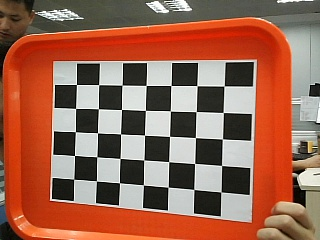
//> input picture left01.jpg, 320 x 240 px
$ ./SBM_Sample   (built with g++ and OpenCV 4)
//> lines starting //> are read from the running program, lines starting //| are printed output that depends on the picture; after the words box and inside, x2 and y2 are one past the last pixel; in counts of white or black regions, pixels touching at a corner belong together; pictures that were not available may be replaced by others from this repository, and a replacement may not be noted
/**
 * @file SBM_Sample
 * @brief Get a disparity map of two images
 * @author A. Huaman
 */

#include <iostream>
#include <vector>
#include "opencv2/calib3d.hpp"
#include "opencv2/imgcodecs.hpp"
#include "opencv2/highgui.hpp"
#include "opencv2/imgproc.hpp"


using namespace cv;
using namespace std;
const char *windowDisparity = "Disparity";


/**
 * @function main
 * @brief Main function
 */

int main()
{
	char *leftname[14] = {"left01.jpg","left02.jpg","left03.jpg","left04.jpg","left05.jpg","left06.jpg","left07.jpg","left08.jpg","left09.jpg","left10.jpg","left11.jpg","left12.jpg","left13.jpg","left14.jpg"};
	char *rightname[14] = {"right01.jpg","right02.jpg","right03.jpg","right04.jpg","right05.jpg","right06.jpg","right07.jpg","right08.jpg","right09.jpg","right10.jpg","right11.jpg","right12.jpg","right13.jpg","right14.jpg"};
	for(int i=0;i<14;i++){
		//-- 1. Read the images
		Mat imgLeft = imread( leftname[i], IMREAD_GRAYSCALE );
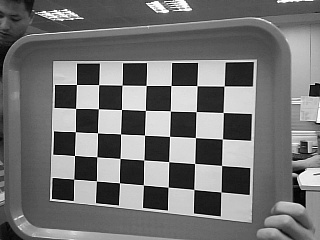
//> imgLeft: 240 rows x 320 cols, CV_8UC1; min 0, max 255, mean 114.3
		Mat imgRight = imread( rightname[i], IMREAD_GRAYSCALE );
		//-- And create the image in which we will save our disparities
		Mat imgDisparity16S = Mat( imgLeft.rows, imgLeft.cols, CV_16S );
		Mat imgDisparity8U = Mat( imgLeft.rows, imgLeft.cols, CV_8UC1 );

		if( imgLeft.empty() || imgRight.empty() )
		{ std::cout<< " --(!) Error reading images " << std::endl;
		getchar();return -1; }

		//-- 2. Call the constructor for StereoBM
		int ndisparities = 16*5;   /**< Range of disparity */
		int SADWindowSize = 21; /**< Size of the block window. Must be odd */

		Ptr<StereoBM> sbm = StereoBM::create( ndisparities, SADWindowSize );

		//-- 3. Calculate the disparity image
		sbm->compute( imgLeft, imgRight, imgDisparity16S );
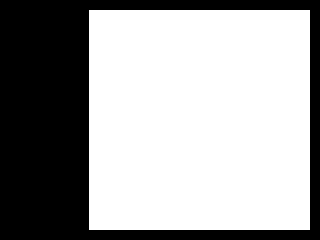
//> imgDisparity16S: 240 rows x 320 cols, CV_16SC1; values -16 (black) and 0 (white), 63.3% white; 1 black region, box (x1, y1, x2, y2) and area: (0, 0, 320, 240) 28180

		//-- Check its extreme values
		double minVal; double maxVal;

		minMaxLoc( imgDisparity16S, &minVal, &maxVal );
//> minVal = -16; maxVal = 0

		printf("Min disp: %f Max value: %f \n", minVal, maxVal);
//| Min disp: -16.000000 Max value: 0.000000

		//-- 4. Display it as a CV_8UC1 image
		imgDisparity16S.convertTo( imgDisparity8U, CV_8UC1, 255/(maxVal - minVal));


		//--5. reprojectImageTo3D
		Mat R = (Mat_<double>(4,4) << 1., 0., 0., -2.5239142608642578e+002, 0., 1., 0.,
       -2.2994655036926270e+002, 0., 0., 0., 3.2947142980851788e+002, 0.,
       0., -9.5262563587360261e-001, 0. );
		Mat mat3d;
		reprojectImageTo3D(imgDisparity16S,mat3d,R);
//> mat3d: 240 rows x 320 cols, CV_32FC3; 63.31% of the values are NaN or infinite; the others: min -16.56, max 21.62, mean 1.27
		vector<Mat> mv;
		split(mat3d,mv);
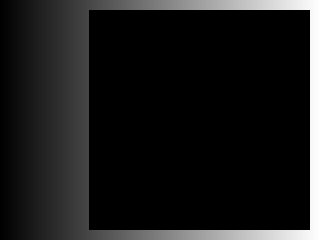
//> mv[0]: 240 rows x 320 cols, CV_32FC1; 63.31% of the values are NaN or infinite; the others: min -16.56, max 4.37, mean -10.57; drawn with min black, max white, NaN and infinite black
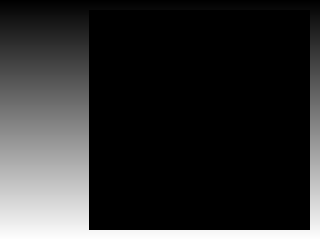
//> mv[1]: 240 rows x 320 cols, CV_32FC1; 63.31% of the values are NaN or infinite; the others: min -15.09, max 0.594, mean -7.25; drawn with min black, max white, NaN and infinite black
//> mv[2]: 240 rows x 320 cols, CV_32FC1; 63.31% of the values are NaN or infinite; the others: min 21.62, max 21.62, mean 21.62

		namedWindow( windowDisparity, WINDOW_NORMAL );
		imshow( windowDisparity, imgDisparity8U );
		imshow("left",imgLeft);
		imshow("3d2",mv[2]);
		//-- 5. Save the image
		imwrite("SBM_sample.png", imgDisparity16S);

		waitKey(0);
	}
//> pass 2 of the loop `for(int i=0;i<14;i++)`:
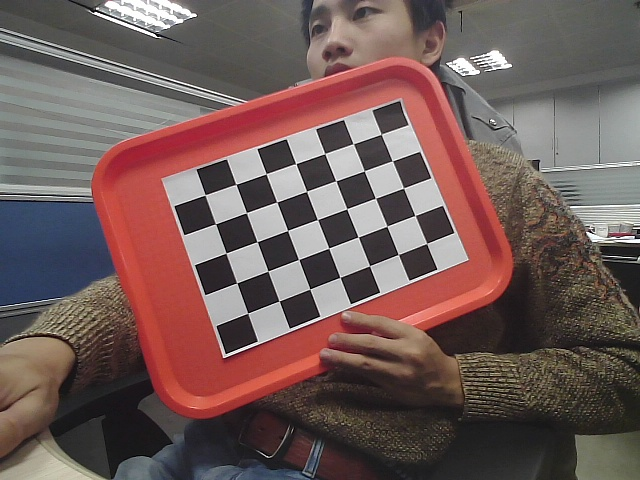
//> input picture left02.jpg, 640 x 480 px
//> imgLeft: 480 rows x 640 cols, CV_8UC1
//> `sbm->compute( imgLeft, imgRight, imgDisparity16S );`:
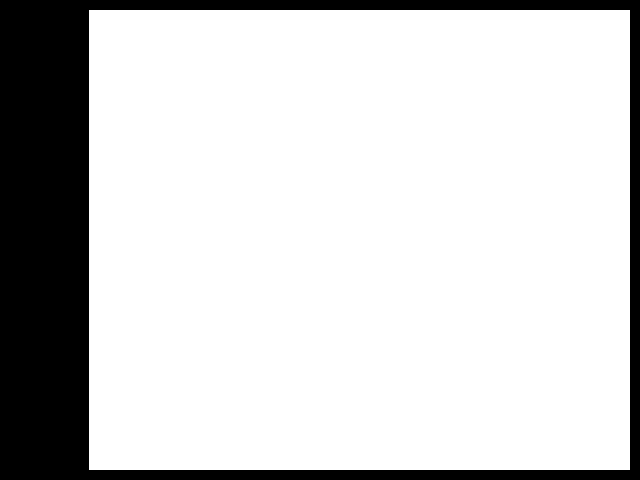
//> imgDisparity16S: 480 rows x 640 cols, CV_16SC1; values -16 (black) and 0 (white), 81% white; 1 black region, box (x1, y1, x2, y2) and area: (0, 0, 640, 480) 58340
//| Min disp: -16.000000 Max value: 0.000000
//> mat3d: 480 rows x 640 cols, CV_32FC3; 81.01% of the values are NaN or infinite; the others: min -16.56, max 25.36, mean 5.2
//> `split(mat3d,mv);`:
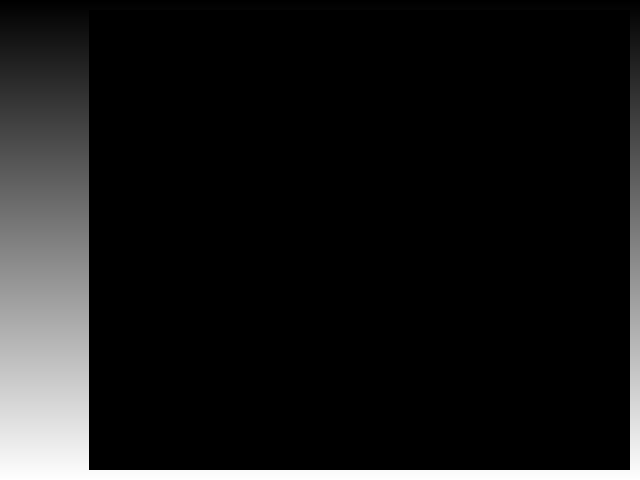
//> mv[1]: 480 rows x 640 cols, CV_32FC1; 81.01% of the values are NaN or infinite; the others: min -15.09, max 16.34, mean 0.627; drawn with min black, max white, NaN and infinite black
//> pass 3 of the loop `for(int i=0;i<14;i++)`:
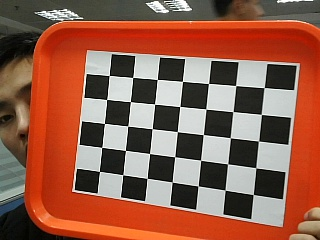
//> input picture left03.jpg, 320 x 240 px
//> `Mat imgLeft = imread( leftname[i], IMREAD_GRAYSCALE );`:
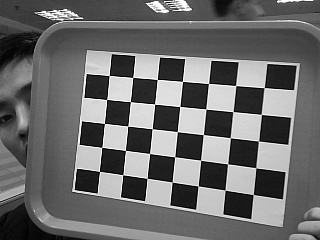
//> imgLeft: 240 rows x 320 cols, CV_8UC1; min 0, max 255, mean 106.4
//> (the run ends here: the program stops with an error, at `sbm->compute( imgLeft, imgRight, imgDisparity16S );`)
